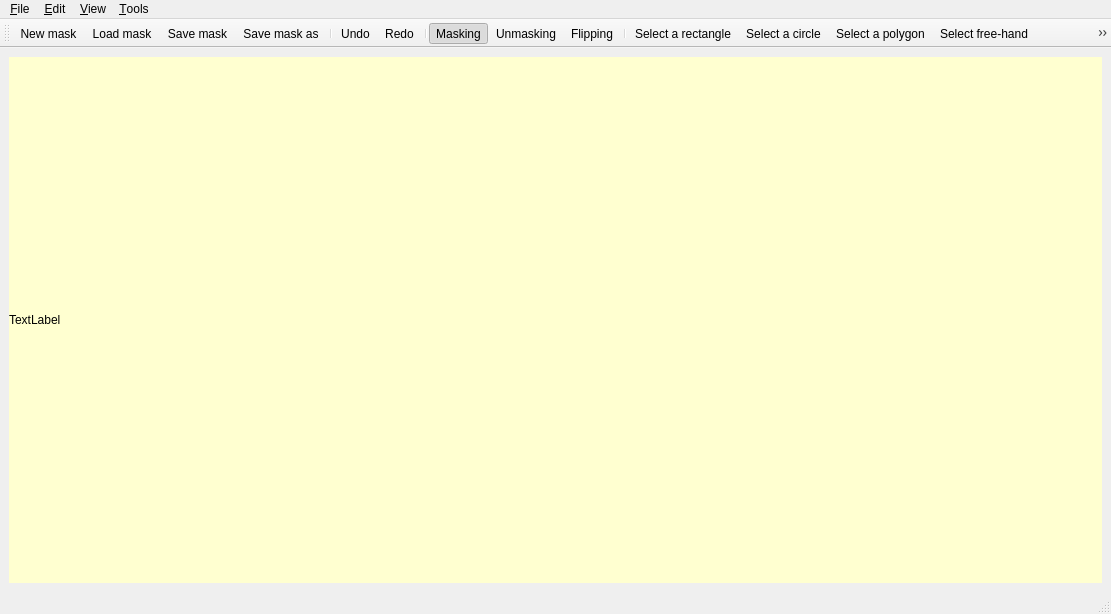
<?xml version="1.0" encoding="UTF-8"?>
<ui version="4.0">
 <class>MainWindow</class>
 <widget class="QMainWindow" name="MainWindow">
  <property name="geometry">
   <rect>
    <x>0</x>
    <y>0</y>
    <width>1111</width>
    <height>614</height>
   </rect>
  </property>
  <property name="windowTitle">
   <string>Mask Editor</string>
  </property>
  <property name="windowIcon">
   <iconset resource="../../../resource/icons/icons.qrc">
    <normaloff>:/icons/maskeditor.svg</normaloff>:/icons/maskeditor.svg</iconset>
  </property>
  <widget class="QWidget" name="centralwidget">
   <layout class="QVBoxLayout" name="verticalLayout">
    <item>
     <widget class="QLabel" name="helpLabel">
      <property name="palette">
       <palette>
        <active>
         <colorrole role="Base">
          <brush brushstyle="SolidPattern">
           <color alpha="255">
            <red>255</red>
            <green>255</green>
            <blue>255</blue>
           </color>
          </brush>
         </colorrole>
         <colorrole role="Window">
          <brush brushstyle="SolidPattern">
           <color alpha="255">
            <red>255</red>
            <green>255</green>
            <blue>208</blue>
           </color>
          </brush>
         </colorrole>
        </active>
        <inactive>
         <colorrole role="Base">
          <brush brushstyle="SolidPattern">
           <color alpha="255">
            <red>255</red>
            <green>255</green>
            <blue>255</blue>
           </color>
          </brush>
         </colorrole>
         <colorrole role="Window">
          <brush brushstyle="SolidPattern">
           <color alpha="255">
            <red>255</red>
            <green>255</green>
            <blue>208</blue>
           </color>
          </brush>
         </colorrole>
        </inactive>
        <disabled>
         <colorrole role="Base">
          <brush brushstyle="SolidPattern">
           <color alpha="255">
            <red>255</red>
            <green>255</green>
            <blue>208</blue>
           </color>
          </brush>
         </colorrole>
         <colorrole role="Window">
          <brush brushstyle="SolidPattern">
           <color alpha="255">
            <red>255</red>
            <green>255</green>
            <blue>208</blue>
           </color>
          </brush>
         </colorrole>
        </disabled>
       </palette>
      </property>
      <property name="autoFillBackground">
       <bool>true</bool>
      </property>
      <property name="text">
       <string>TextLabel</string>
      </property>
      <property name="textFormat">
       <enum>Qt::RichText</enum>
      </property>
      <property name="margin">
       <number>10</number>
      </property>
     </widget>
    </item>
   </layout>
  </widget>
  <widget class="QMenuBar" name="menubar">
   <property name="geometry">
    <rect>
     <x>0</x>
     <y>0</y>
     <width>1111</width>
     <height>22</height>
    </rect>
   </property>
   <widget class="QMenu" name="menu_File">
    <property name="title">
     <string>&amp;File</string>
    </property>
    <addaction name="actionNew_mask"/>
    <addaction name="actionLoad_mask"/>
    <addaction name="actionSave_mask"/>
    <addaction name="actionSave_mask_as"/>
   </widget>
   <widget class="QMenu" name="menu_Edit">
    <property name="title">
     <string>&amp;Edit</string>
    </property>
    <widget class="QMenu" name="menuSet_masking_mode">
     <property name="title">
      <string>Set masking mode...</string>
     </property>
     <addaction name="actionMasking"/>
     <addaction name="actionUnmasking"/>
     <addaction name="actionFlipping"/>
    </widget>
    <addaction name="actionUndo"/>
    <addaction name="actionRedo"/>
    <addaction name="menuSet_masking_mode"/>
   </widget>
   <widget class="QMenu" name="menu_View">
    <property name="title">
     <string>&amp;View</string>
    </property>
   </widget>
   <widget class="QMenu" name="menu_Tools">
    <property name="title">
     <string>&amp;Tools</string>
    </property>
   </widget>
   <addaction name="menu_File"/>
   <addaction name="menu_Edit"/>
   <addaction name="menu_View"/>
   <addaction name="menu_Tools"/>
  </widget>
  <widget class="QStatusBar" name="statusbar"/>
  <widget class="QToolBar" name="toolBar">
   <property name="windowTitle">
    <string>toolBar</string>
   </property>
   <attribute name="toolBarArea">
    <enum>TopToolBarArea</enum>
   </attribute>
   <attribute name="toolBarBreak">
    <bool>false</bool>
   </attribute>
   <addaction name="actionNew_mask"/>
   <addaction name="actionLoad_mask"/>
   <addaction name="actionSave_mask"/>
   <addaction name="actionSave_mask_as"/>
   <addaction name="separator"/>
   <addaction name="actionUndo"/>
   <addaction name="actionRedo"/>
   <addaction name="separator"/>
   <addaction name="actionMasking"/>
   <addaction name="actionUnmasking"/>
   <addaction name="actionFlipping"/>
   <addaction name="separator"/>
   <addaction name="actionSelect_rectangle"/>
   <addaction name="actionSelect_a_circle"/>
   <addaction name="actionSelect_a_polygon"/>
   <addaction name="actionSelect_free_hand"/>
   <addaction name="actionPixel_hunting"/>
   <addaction name="separator"/>
   <addaction name="actionQ_range_cursor"/>
  </widget>
  <action name="actionNew_mask">
   <property name="icon">
    <iconset theme="document-new">
     <normaloff>.</normaloff>.</iconset>
   </property>
   <property name="text">
    <string>New mask</string>
   </property>
   <property name="toolTip">
    <string>Create a new, empty mask</string>
   </property>
   <property name="shortcut">
    <string>Ctrl+N</string>
   </property>
  </action>
  <action name="actionLoad_mask">
   <property name="icon">
    <iconset theme="document-open">
     <normaloff>.</normaloff>.</iconset>
   </property>
   <property name="text">
    <string>Load mask</string>
   </property>
   <property name="toolTip">
    <string>Load a mask file</string>
   </property>
   <property name="shortcut">
    <string>Ctrl+O</string>
   </property>
  </action>
  <action name="actionSave_mask">
   <property name="icon">
    <iconset theme="document-save">
     <normaloff>.</normaloff>.</iconset>
   </property>
   <property name="text">
    <string>Save mask</string>
   </property>
   <property name="toolTip">
    <string>Save the mask</string>
   </property>
   <property name="shortcut">
    <string>Ctrl+S</string>
   </property>
  </action>
  <action name="actionSave_mask_as">
   <property name="icon">
    <iconset theme="document-save-as">
     <normaloff>.</normaloff>.</iconset>
   </property>
   <property name="text">
    <string>Save mask as...</string>
   </property>
   <property name="toolTip">
    <string>Save mask under a different file name</string>
   </property>
  </action>
  <action name="actionUndo">
   <property name="icon">
    <iconset theme="edit-undo">
     <normaloff>.</normaloff>.</iconset>
   </property>
   <property name="text">
    <string>Undo</string>
   </property>
   <property name="toolTip">
    <string>Undo last operation</string>
   </property>
   <property name="shortcut">
    <string>Ctrl+Z</string>
   </property>
  </action>
  <action name="actionRedo">
   <property name="icon">
    <iconset theme="edit-redo">
     <normaloff>.</normaloff>.</iconset>
   </property>
   <property name="text">
    <string>Redo</string>
   </property>
   <property name="toolTip">
    <string>Redo last undone operation</string>
   </property>
   <property name="shortcut">
    <string>Ctrl+Shift+Z</string>
   </property>
  </action>
  <action name="actionMasking">
   <property name="checkable">
    <bool>true</bool>
   </property>
   <property name="checked">
    <bool>true</bool>
   </property>
   <property name="icon">
    <iconset resource="../../../resource/icons/icons.qrc">
     <normaloff>:/icons/mask.svg</normaloff>:/icons/mask.svg</iconset>
   </property>
   <property name="text">
    <string>Masking</string>
   </property>
   <property name="toolTip">
    <string>Set masking mode</string>
   </property>
  </action>
  <action name="actionUnmasking">
   <property name="checkable">
    <bool>true</bool>
   </property>
   <property name="icon">
    <iconset resource="../../../resource/icons/icons.qrc">
     <normaloff>:/icons/unmask.svg</normaloff>:/icons/unmask.svg</iconset>
   </property>
   <property name="text">
    <string>Unmasking</string>
   </property>
   <property name="toolTip">
    <string>Set unmasking mode</string>
   </property>
  </action>
  <action name="actionFlipping">
   <property name="checkable">
    <bool>true</bool>
   </property>
   <property name="icon">
    <iconset resource="../../../resource/icons/icons.qrc">
     <normaloff>:/icons/flipmask.svg</normaloff>:/icons/flipmask.svg</iconset>
   </property>
   <property name="text">
    <string>Flipping</string>
   </property>
   <property name="toolTip">
    <string>Set mask flipping mode</string>
   </property>
  </action>
  <action name="actionSelect_rectangle">
   <property name="checkable">
    <bool>true</bool>
   </property>
   <property name="icon">
    <iconset resource="../../../resource/icons/icons.qrc">
     <normaloff>:/icons/selectrectangle.svg</normaloff>:/icons/selectrectangle.svg</iconset>
   </property>
   <property name="text">
    <string>Select a rectangle</string>
   </property>
   <property name="toolTip">
    <string>Select a rectangle</string>
   </property>
  </action>
  <action name="actionSelect_a_circle">
   <property name="checkable">
    <bool>true</bool>
   </property>
   <property name="icon">
    <iconset resource="../../../resource/icons/icons.qrc">
     <normaloff>:/icons/selectcircle.svg</normaloff>:/icons/selectcircle.svg</iconset>
   </property>
   <property name="text">
    <string>Select a circle</string>
   </property>
   <property name="toolTip">
    <string>Select a circle</string>
   </property>
  </action>
  <action name="actionSelect_a_polygon">
   <property name="checkable">
    <bool>true</bool>
   </property>
   <property name="icon">
    <iconset resource="../../../resource/icons/icons.qrc">
     <normaloff>:/icons/selectpolygon.svg</normaloff>:/icons/selectpolygon.svg</iconset>
   </property>
   <property name="text">
    <string>Select a polygon</string>
   </property>
   <property name="toolTip">
    <string>Select a polygon</string>
   </property>
  </action>
  <action name="actionSelect_free_hand">
   <property name="checkable">
    <bool>true</bool>
   </property>
   <property name="icon">
    <iconset resource="../../../resource/icons/icons.qrc">
     <normaloff>:/icons/selectlasso.svg</normaloff>:/icons/selectlasso.svg</iconset>
   </property>
   <property name="text">
    <string>Select free-hand</string>
   </property>
   <property name="toolTip">
    <string>Select a free-hand drawn area</string>
   </property>
  </action>
  <action name="actionPixel_hunting">
   <property name="checkable">
    <bool>true</bool>
   </property>
   <property name="icon">
    <iconset resource="../../../resource/icons/icons.qrc">
     <normaloff>:/icons/pixelhunt.svg</normaloff>:/icons/pixelhunt.svg</iconset>
   </property>
   <property name="text">
    <string>Pixel hunting</string>
   </property>
   <property name="toolTip">
    <string>Pixel-by-pixel selection</string>
   </property>
  </action>
  <action name="actionQ_range_cursor">
   <property name="checkable">
    <bool>true</bool>
   </property>
   <property name="text">
    <string>Q-range cursor</string>
   </property>
   <property name="toolTip">
    <string>Enable the q-range cursor on the scattering curve</string>
   </property>
  </action>
 </widget>
 <resources>
  <include location="../../../resource/icons/icons.qrc"/>
 </resources>
 <connections/>
</ui>
